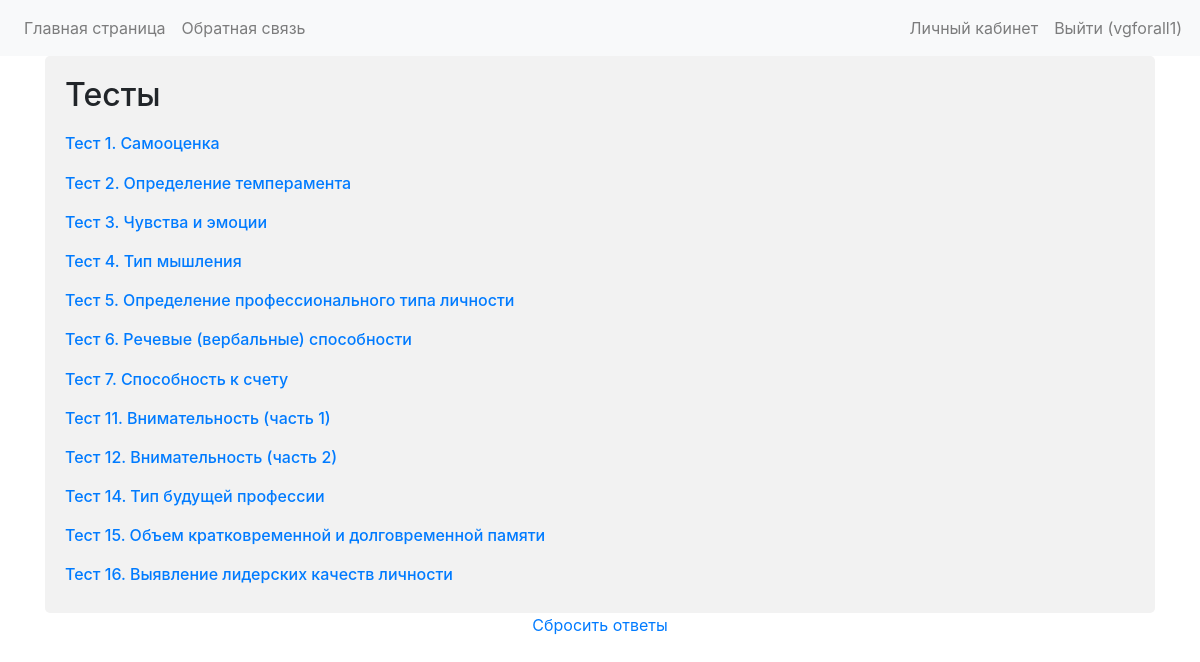
The page /account/personal_tests/ (signed in) on the database as committed earlier.
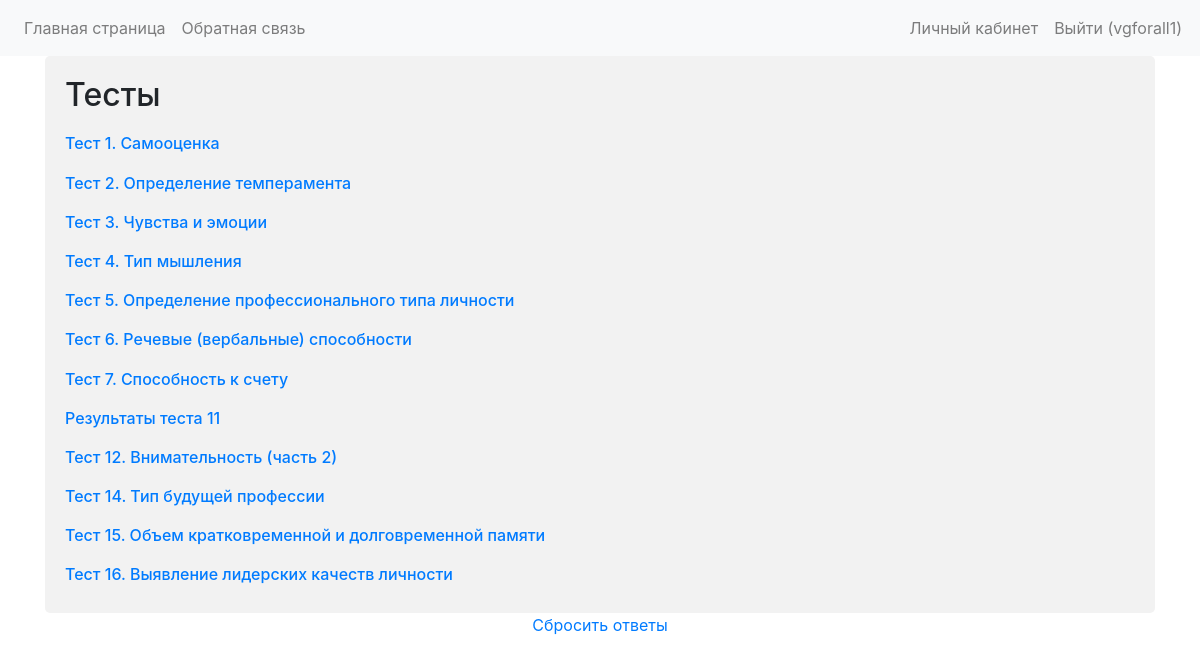
The same page on the database as committed later.
### Test/models.py (models this page shows, shortened)
class Test(models.Model):
    class Meta():
        db_table = "Test"
    id = models.AutoField(primary_key=True)
    test_lesson_number = models.IntegerField(blank=False)
    test_title = models.CharField(max_length=100)
    test_timer = models.IntegerField(blank=True, default=0)
    test_publication_date = models.DateField()
    test_description = models.TextField(max_length=2000, blank=True)
    test_author = models.CharField(max_length=100, blank=True, null=True)

### PersonalAccount/views.py (the view)
# urls.py: path('account/personal_tests/', account_views.personal_tests),
def personal_tests(request):
    user = User.objects.get(id=auth.get_user(request).id)
    profile = Profile.objects.get(user=user.id)
    finished_tests = profile.get_integer_finished_tests()
    return render_to_response('PersonalTests.html', {'user': user,
                                                     'tests': Test.objects.all().order_by('test_lesson_number'),
                                                     'finished_tests': finished_tests})

### Profile/models.py (called while the page is built)
    def get_integer_finished_tests(self):
        integers_finished_tests = []
        finished_tests = self.finished_tests
        string_finished_tests = finished_tests.split(",")
        if len(string_finished_tests) == 1 and '' in string_finished_tests:
            return integers_finished_tests
        else:
            integers_finished_tests = [int(id_elem) for id_elem in string_finished_tests]
            return integers_finished_tests

### PersonalAccount/templates/PersonalTests.html (shortened to what this page needs)
{% load staticfiles %}
<!DOCTYPE html>
<html lang="en">
<head>
    <link rel="stylesheet" type="text/css" href="{% static "CSS/bootstrap.css" %}">
    <link rel="stylesheet" type="text/css" href="{% static "CSS/styles.css" %}">
    <link rel="stylesheet" type="text/css" href="{% static "CSS/BeautyForm.css" %}">
</head>
<body>
<nav class="navbar navbar-expand-lg navbar-light bg-light">
    <div class="collapse navbar-collapse" i d="navbarNavDropdown">
        <ul class="navbar-nav">
            <li class="nav-item">
                <a class="nav-link" href="/home/"> Главная страница </a>
            </li>
            <li class="nav-item">
                <a class="nav-link" href="/contact/"> Обратная связь </a>
            </li>
            {% if user.username %}
                <div class="form-row auth_pare">
                    <li class="nav-item">
                        <a class="nav-link" href="/account/"> Личный кабинет </a>
                    </li>
                    <li class="nav-item">
                        <a class="nav-link" href="/auth/logout/">Выйти ({{ user.username }})<span class="sr-only">(current)</span></a>
                    </li>
                </div>
            {% endif %}
        </ul>
    </div>
</nav>
<div class="container">
    <div class="row">
          <div class="col-md-12">
            <div type="fields">
                <h2>Тесты</h2>
                {% for test in tests %}
                    {% if test.id in finished_tests %}
                        <div style="margin-top: 20px">
                            <h6><a href = "/results/{{ user.username }}/{{ test.id }}"> Результаты теста {{ test.test_lesson_number}} </a></h6>
                        </div>
                    {% else %}
                        <div style="margin-top: 20px">
                            <h6><a href = "/account/{{ user.username }}/{{ test.id }}"> {{ test.test_title}} </a></h6>
                        </div>
                    {% endif %}
                {% endfor %}
            </div>
        </div>
    </div>
</div>
<div style="text-align: center">
    <a href="/account/reset_answers" style="alignment: center">
        Сбросить ответы
    </a>
</div>
</body>
</html>

Rows that differ between the two databases and show on the page:
changed Test (number 8 of 12 on the later page): test_lesson_number (not shown) → "11"; test_title "Тест 11. Внимательность (часть 1)" → (not shown)
